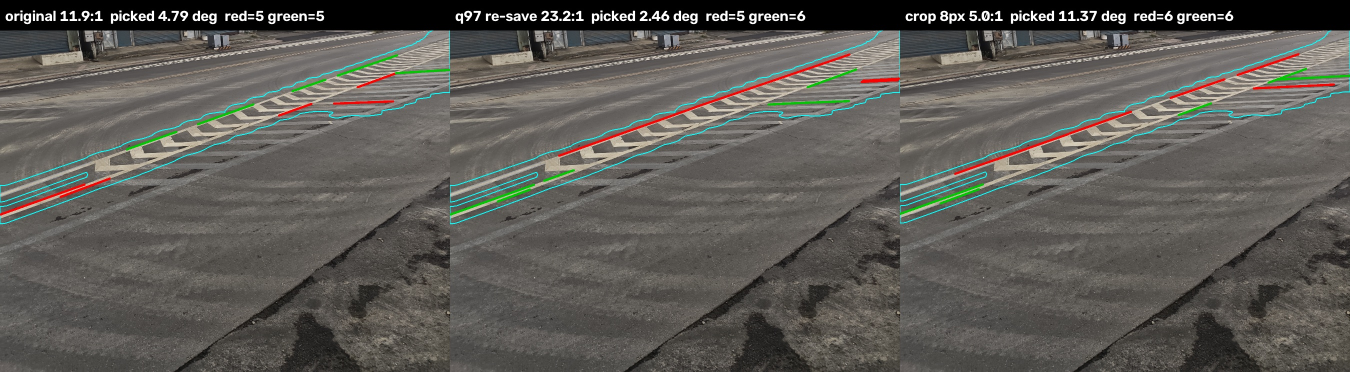
#> input picture isolation/taper-recheck/f40_picks.jpg, 2700 x 744 px (shown at 1/2 size)
$ python -i stage5_predicate.py   (imports and definitions only)
#> lines starting #> are read from the running program, lines starting #| are printed output that depends on the picture
### isolation/src/marking/pipeline.py
"""The corrected pipeline: paint, then plane, then meaning.

`docs/architecture-2026-09-21.md` is the design and the arithmetic behind
it; this is the part of it that is built. The order matters and is the
whole point of the rewrite:

    the old pipeline found the road by a local-roughness test and then
    looked for markings inside it. A chevron is a row of high-contrast
    stripes, so the test read it as "not road" and removed the object
    under inspection.

The inversion on offer - find the paint first, use it to bound the road -
is the same loop backwards: a missed marking would shrink the road, which
would remove more markings, and no metric over that pair can separate the
two. So neither. Paint and asphalt differ in albedo, not in geometry, and
what is geometric is that all of it lies on one plane. The load-bearing
step is the plane, recovered from the markings' own vanishing directions,
which needs only the focal length and is invariant to camera rotation.

Built here: stages 0 to 2 and the first of stage 6's two regions. Stages
3 to 5, 7 and 8 are specified in the document and are not built, and
`stages_built()` says so rather than leaving a reader to find out.

**The invariant this module exists to hold**: `search_domain` takes an
image's shape and a horizon, and nothing else. Not a paint mask, not a
marking response, not the pixels. `tests/test_pipeline.py` fails if its
signature grows one. An invariant a test can break is worth more than a
score that cannot go down - and under the project's rule 9 no score over
this region means anything, because any appearance-based narrowing is
graded by how much paint survives it, which is what the narrowing sets.
"""
from __future__ import annotations

import hashlib
import math
from dataclasses import dataclass, field
from pathlib import Path

import cv2
import numpy as np

from .extract import markings
from .sequential import _great_circles, dominant_direction
from .vanishing import intrinsics

STAGES = ("provenance", "paint", "plane", "scale", "ipm",
          "identify", "regions", "verdicts", "stability")
BUILT = ("provenance", "paint", "regions:search_domain", "scale", "ipm")
# `ground_plane` is in this file and is not in `run`. Three versions of
# it failed their own held-out check - the numbers are in
# results/plane_holdout.json - and nothing here needs one.
NOT_CALLED = ("plane", "identify")
# `identify` takes the detectors' output, and `run` stops at stage 2, so
# it is reachable and tested but not on this path. It is listed rather
# than claimed. `ground_plane` is listed for a different reason: it
# failed. Two kinds of not-called, and collapsing them would hide one.
NOT_CALLED_WHY = {
    "plane": "three fits, three failures of the held-out check; withdrawn",
    "identify": "built and tested; run() ends at stage 2, and §171's "
                "predicate has no locator - see identify()",
}

# 35 mm frame diagonal, the convention EXIF's FocalLengthIn35mmFilm uses
FRAME_DIAGONAL_MM = 43.267


# [10 lines left out: function stages_built, not called in this run]


# ── stage 0 ──────────────────────────────────────────────────────────

@dataclass
class Provenance:
    path: str | None
    sha256: str | None
    width: int
    height: int
    f35_mm: float | None
    focal_px: float | None
    captured: str | None = None
    notes: list[str] = field(default_factory=list)

    def as_dict(self):
        return {k: v for k, v in self.__dict__.items()}


# [194 lines left out: functions provenance, paint_field, paint_segments, _vp, ground_plane, not called in this run]


# ── stage 6, first region ────────────────────────────────────────────

def search_domain(shape, below_frac=0.40):
    """Where a marking may be looked for: the lower part of the frame.

    Crude on purpose, and the crudeness is the finding. This took a
    fitted horizon until three attempts to fit one failed - see
    `ground_plane`, which is kept for the record and is not called from
    `run`. Nothing in this project needs a horizon: the angle between
    two ground directions needs only the focal length and is invariant
    to camera rotation, which `tests/test_vanishing_invariance.py`
    asserts to 1e-11 and which holds even when the pitch given is wrong;
    and the metric checks that would need a rectified plane are refused
    on these photographs anyway for want of a scale.

    So this is a stated constant and not an estimate. Everything below
    40% of the frame height is in the domain. A handheld photograph of a
    road taken while standing puts the horizon above that, and a frame
    where it does not is one where the camera was pointed at the sky.

    It takes a shape and nothing else - not the image, not a paint mask,
    not a marking response - and `tests/test_pipeline.py` fails if its
    signature grows one. Any appearance-based narrowing of where paint
    may be is scored by how much paint survives it, and that score is
    set by the narrowing.

    Takes a shape and a horizon. It does not take the image, a paint
    mask or a marking response, and that is deliberate and enforced by
    `tests/test_pipeline.py`. Any appearance-based narrowing of where
    paint may be is scored by how much paint survives it, and that score
    is set by the narrowing - rule 9. So the region carries no
    appearance term at all, and the property is held structurally
    instead of by a number that cannot go down.

    A horizon of None means it is not known, and then everything below
    the frame's midpoint is in the domain, which is a weaker statement
    and is the honest one.
    """
    h, w = shape[:2]
    top = int(h * below_frac)
    m = np.zeros((h, w), np.uint8)
    m[top:] = 255
    return m


# [17 lines left out: function run, not called in this run]


# ---------------------------------------------------------------- stage 3
#
# Scale: declared, sourced, or absent. There is no fourth option, and the
# absent case is the one that holds on all 42 - so it is a return value
# with a reason per candidate, not a missing feature.

SCALE_SOURCES = ("NONE", "CAMERA_HEIGHT_RECORDED", "DASH_182",
                 "RED_LINE_169", "STRIPE_171")


@dataclass(frozen=True)
class Scale:
    """How many metres a pixel is worth, and on whose authority.

    `rel_sd` is the relative standard deviation of that conversion. It is
    not decoration: a metric check whose tolerance is tighter than three
    of these refuses, which is `admits` below, and on these photographs
    every metric check refuses because there is no conversion at all.
    """
    source: str
    metres_per_px: float | None
    rel_sd: float | None
    why: str

    # [116 lines left out: functions admits, scale, near_field_ipm, depth_invariance, not called in this run]


# ---------------------------------------------------------------- stage 5
#
# Identification: each marking class by its own section's predicate.
#
# The detectors themselves are not rewritten here. `situation.py` holds
# ones that have been run over the whole field set, and a second
# implementation of the same idea would be a second thing to be wrong.
# What this stage adds is the discipline the sections impose and the
# detectors do not:
#
#   * every candidate is confined to `search_domain`, so nothing above
#     the frame's lower 60 % can be a road marking;
#   * every criterion is scale-free, because stage 3 returns NONE;
#   * a class is a CONJUNCTION of that section's stated properties, not
#     the single most distinctive one.
#
# The last point is the whole of it, and it comes from a failure on
# record. `_grated_cover` tested periodicity, which is what a grating
# is, and in three frames it returned the chevron hatching, a patched
# asphalt scar and the ghost of an erased chevron - and no drain cover.
# Adding a sign test moved the false positive instead of removing it.
# Periodicity is a property of many things on a road surface. §171 does
# not say "periodic"; it says 20 cm stripes at 30 cm intervals at 45
# degrees, in paint. Four properties, and a patch or a ghost fails at
# least two of them.

S171_DUTY = 0.400          # 20 cm stripe / (20 + 30) cm pitch
S171_ARM_DEG = 45.0        # 斜四五度
S167_WIDTH_RATIO = 1.0     # two lines of the same width
S169_TO_LANE = 1.0         # 10 cm red / 10 cm lane line


@dataclass(frozen=True)
class Candidate:
    """One thing the road might have, and what makes it that thing."""
    section: str               # "171" | "167" | "169" | "182"
    present: bool
    scale_free: dict           # the ratios the section states, as measured
    failed: tuple              # which of the section's properties did not hold
    evidence: dict

    # [118 lines left out: functions as_dict, _in_domain, s171_chevron, s169_red_line, s167_double_white, identify, not called in this run]

### isolation/scripts/stage5_predicate.py
#!/usr/bin/env python3
"""Measure the three §171 properties periodicity alone does not carry.

The architecture requires stage 5 to be evaluated against a recorded
false positive: `_grated_cover` tested periodicity, and over three
frames it returned the chevron hatching, a patched asphalt scar and the
ghost of an erased chevron - and no drain cover. Periodicity is a
property of many things on a road.

§171 states four. This measures the three that `results/chevron_periodic.json`
does not carry, all scale-free because stage 3 returns NONE:

  duty cycle  from the first two harmonics of the cross-stripe profile.
              For a square wave of duty D, |c2/c1| = |cos(pi*D)|, so
              D = arccos(|c2/c1|)/pi. Verified numerically elsewhere in
              this project against the analytic value at three duties.
              §171's 20 cm on a 50 cm pitch is 0.400.
  direction   the stripes' bearing, from the same transform.
  sign        whether the bright phase is brighter than the local
              background. Paint is. An imprint left by erasure is not,
              and that is the property the false positive lacks.

The sign is the load-bearing one and it is also the cheapest. That is
the finding, not the code.
"""
from __future__ import annotations

import csv
import json
import sys
from pathlib import Path

import cv2
import numpy as np

ROOT = Path(__file__).resolve().parents[2]   # repo root: this file is isolation/scripts/
# isolation/src FIRST: these scripts serve the isolated modules, and
# isolation/src/marking/__init__.py extends the package path to the real
# src/marking so the shared parts still resolve. Moving these scripts
# into isolation/ on 2026-09-21 broke all three by leaving ROOT and this
# path pointing one directory too shallow; none was run afterwards.
sys.path.insert(0, str(ROOT / "src"))
sys.path.insert(0, str(ROOT / "isolation" / "src"))
from marking.pipeline import search_domain          # noqa: E402

sys.path.insert(0, str(ROOT / "scripts"))
import importlib.util as _ilu                        # noqa: E402
_spec = _ilu.spec_from_file_location("_cp", ROOT / "scripts" / "chevron_periodic.py")
# [1 line not run here, left out]
# The shared bank tops out at 28 px and every one of 45 frames came back
# at exactly 28, which is a ceiling and not a measurement. §171's pitch is
# 50 cm; at 1000 px wide that is about 7 px at 20 m and far more in the
# near field, so the range has to go up. Extended here rather than in
# chevron_periodic.py, whose published figures were computed with the
# bank as it stands.
# [1 line that did not run here, left out]
# [1 line that did not run here, left out]

WORK = 1000                  # as in chevron_periodic.py, so the two compare

# From the estimator's own calibration against synthetic profiles, one
# per condition, at 32 bins. This is a property of the estimator and not
# a claim about any road:
#
#   square wave, clean to moderate noise   0.004 - 0.045
#   sinusoid, with or without noise        0.101 - 0.178
#   square wave under heavy noise          0.157   <- overlaps the above
#   pure noise                             1.589
#
# So a residual at or below SQUARE_MAX is a square wave whose duty means
# something; above NOT_SQUARE_MIN it is not one; between them the answer
# is that this profile does not decide, which is a third outcome and not
# a rounding of the other two.
SQUARE_MAX, NOT_SQUARE_MIN = 0.06, 0.20


# [85 lines left out: functions _profile, _duty_and_sign, not called in this run]


def measure(path: Path) -> dict:
    """Locate the strongest periodic patch, then read §171's properties in it."""
#> called with path = '../taper-recheck/f40_picks.jpg'
    bgr = cv2.imread(str(path))
#> bgr is the input picture: shape (744, 2700, 3); mean B, G, R 86.1, 91.1, 93.2
    if bgr is None:
        return {"error": "unreadable"}
    f = WORK / max(bgr.shape[:2])
#> f = 0.37
    if f < 1:
        bgr = cv2.resize(bgr, None, fx=f, fy=f, interpolation=cv2.INTER_AREA)
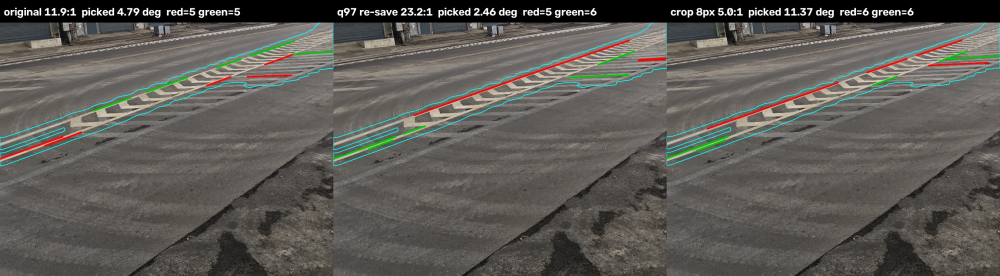
#> bgr: shape (276, 1000, 3); mean B, G, R 86.1, 91.1, 93.2
    lab_l = cv2.cvtColor(bgr, cv2.COLOR_BGR2LAB)[:, :, 0]
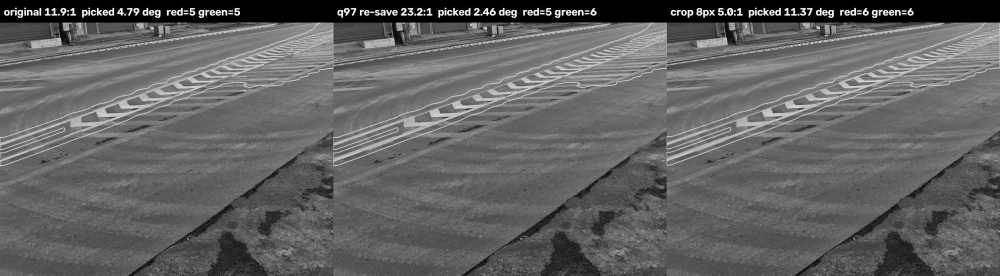
#> lab_l: shape (276, 1000); min 0, max 255, mean 98.4
    dom = search_domain(bgr.shape) > 0

#> (the run stopped early here; a loop or call above may not have finished)

$ run again, on isolation/taper-recheck/consensus_f17_f40.jpg
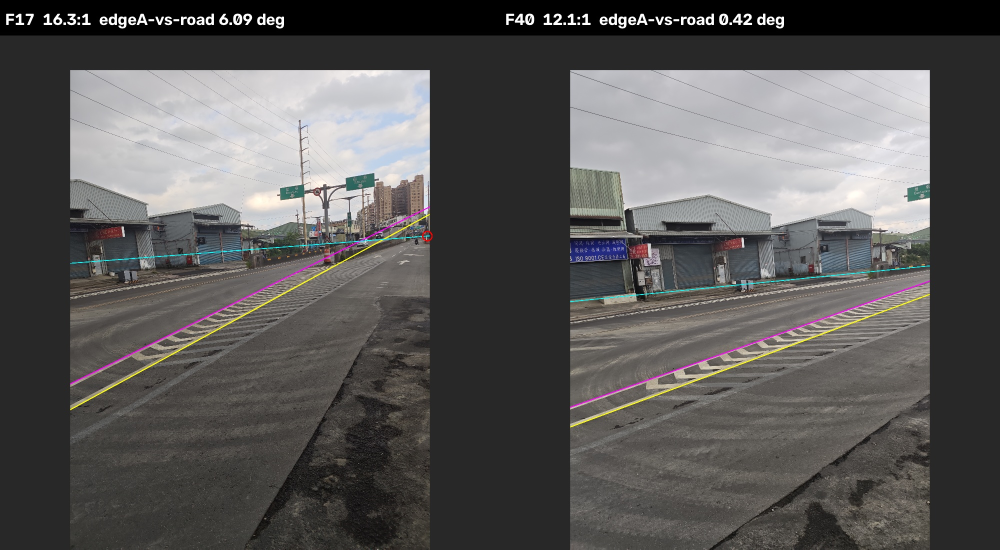
#> input picture isolation/taper-recheck/consensus_f17_f40.jpg, 2000 x 1099 px (shown at 1/2 size)
#> in measure, bgr is the input picture: shape (1099, 2000, 3); mean B, G, R 87.4, 88.4, 89.8
#> in measure, `bgr = cv2.resize(bgr, None, fx=f, fy=f, interpolation=cv2.INTER_AREA)`:
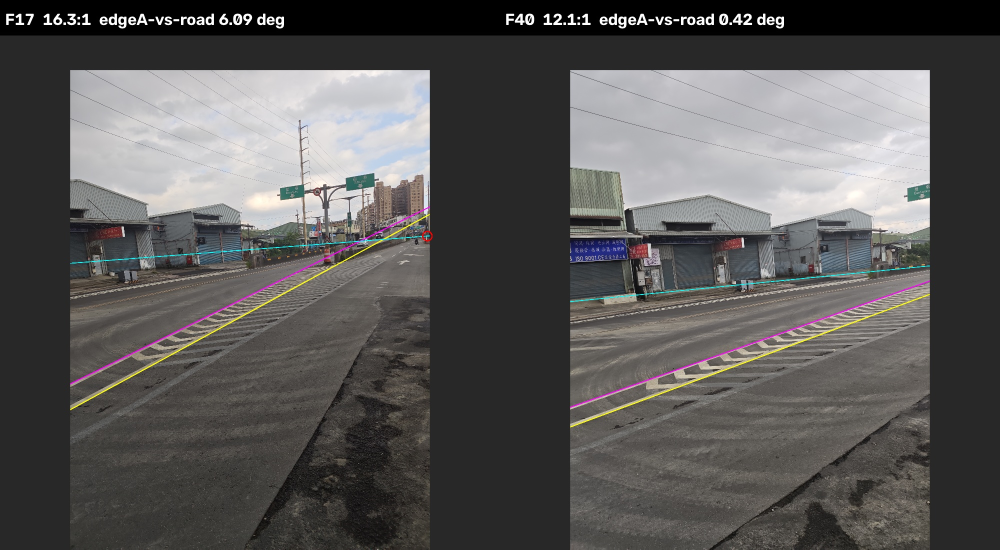
#> bgr: shape (550, 1000, 3); mean B, G, R 87.5, 88.4, 89.9
#> in measure, `lab_l = cv2.cvtColor(bgr, cv2.COLOR_BGR2LAB)[:, :, 0]`:
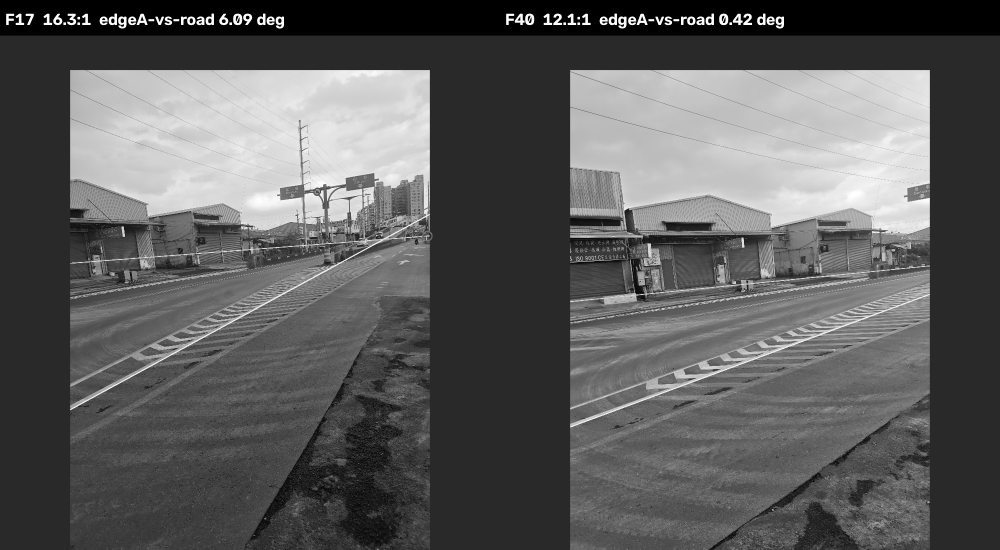
#> lab_l: shape (550, 1000); min 0, max 255, mean 92.9
